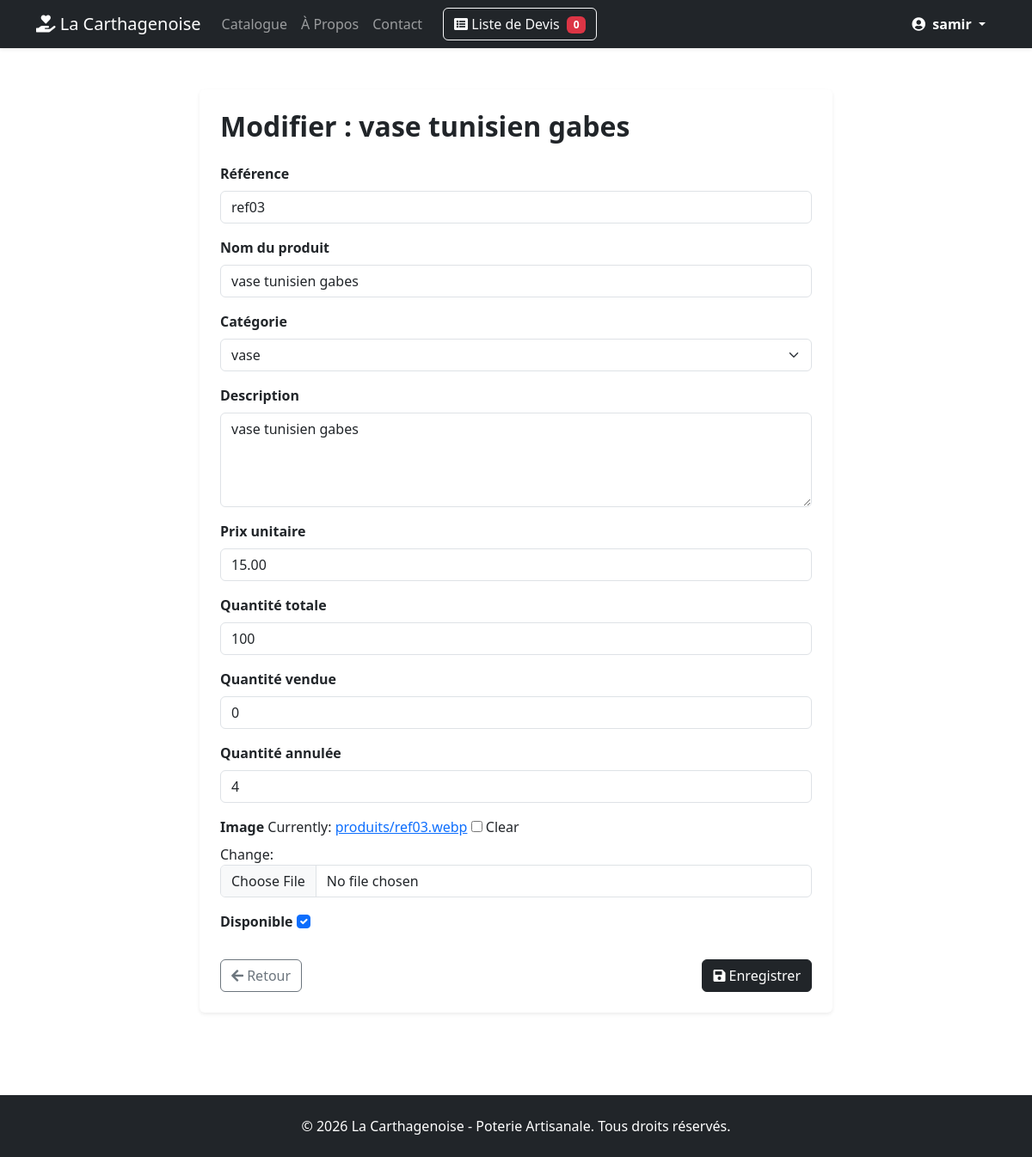
The app's page /gestion/produits/3/modifier/ (signed in), older data.
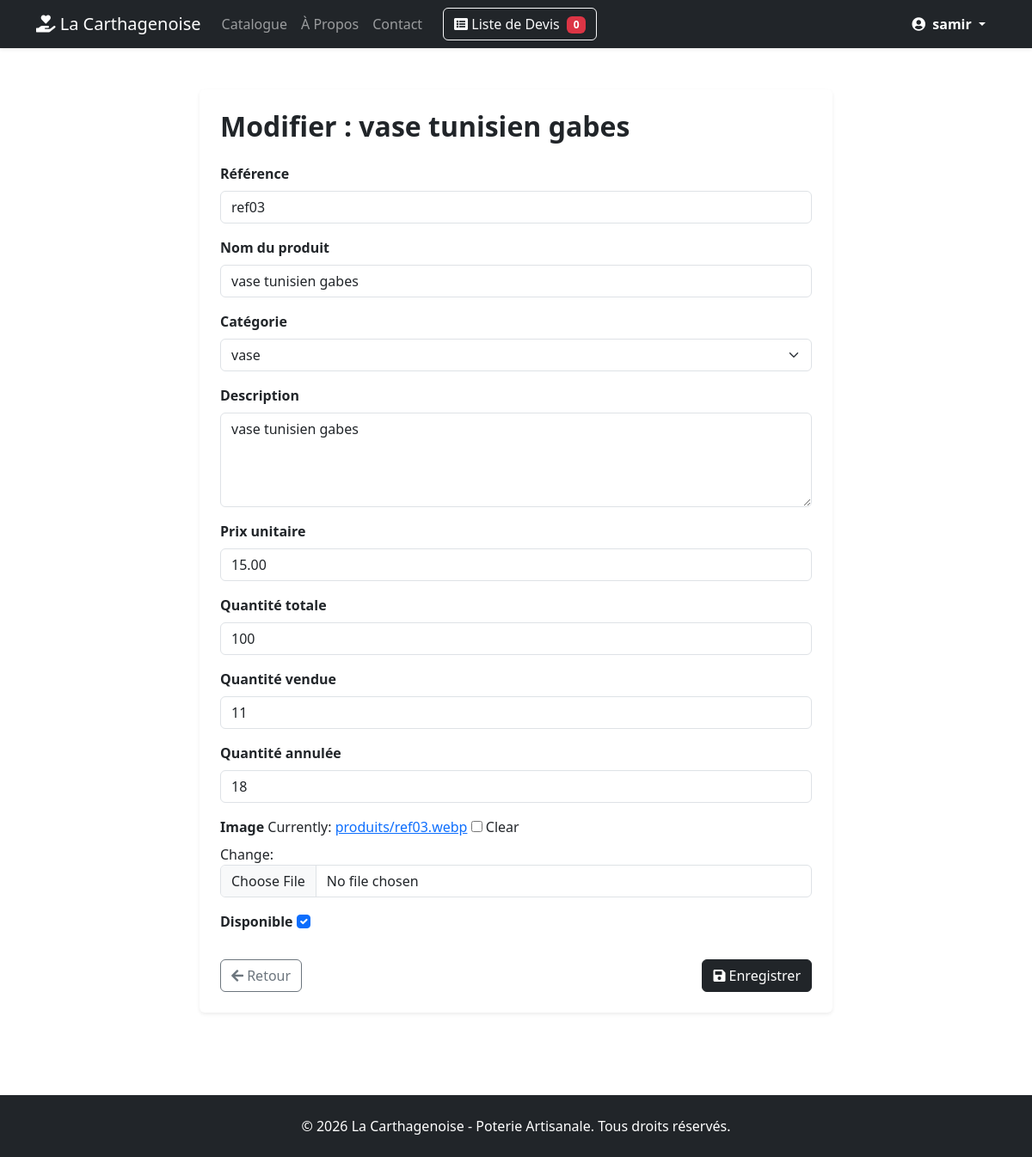
The same page, newer data.
### catalogue/models.py (models this page shows, shortened)
class Produit(models.Model):
    categorie = models.ForeignKey(
        Categorie,
        on_delete=models.CASCADE,
        related_name='produits',
        verbose_name="Catégorie",
    )
    reference = models.CharField(max_length=50, unique=True, verbose_name="Référence")
    nom = models.CharField(max_length=200, verbose_name="Nom du produit")
    description = models.TextField(verbose_name="Description")
    prix = models.DecimalField(
        max_digits=10,
        decimal_places=2,
        null=True,
        blank=True,
        verbose_name="Prix unitaire",
    )
    image = models.ImageField(
        upload_to='produits/',
        null=True,
        blank=True,
        verbose_name="Image",
    )
    quantite_totale = models.PositiveIntegerField(
        default=0, verbose_name="Quantité totale"
    )
    quantite_vendue = models.PositiveIntegerField(
        default=0, verbose_name="Quantité vendue"
    )
    quantite_annulee = models.PositiveIntegerField(
        default=0, verbose_name="Quantité annulée"
    )
    disponible = models.BooleanField(default=True, verbose_name="Disponible")
    date_creation = models.DateTimeField(auto_now_add=True)
    class Meta:
        verbose_name = "Produit"
        verbose_name_plural = "Produits"
        ordering = ['-date_creation']

### catalogue/views.py (the view)
@staff_member_required(login_url='utilisateur:login')
def modifier_produit(request, produit_id):
    produit = get_object_or_404(Produit, id=produit_id)
    if request.method == 'POST':
        form = ProduitForm(request.POST, request.FILES, instance=produit)
        if form.is_valid():
            produit = form.save()
            messages.success(
                request, f"Le produit '{produit.nom}' a été mis à jour.")
            return redirect('catalogue:admin_produits')
    else:
        form = ProduitForm(instance=produit)
    context = {
        'form': form,
        'produit': produit,
        'titre': f'Modifier : {produit.nom}',
        'bouton_texte': 'Mettre à jour',
    }
    return render(request, 'catalogue/form_produit.html', context)

### catalogue/models.py (called while the page is built)
    def __str__(self):
        return self.nom

### devis/templatetags/devis_extras.py (called while the page is built)
@register.simple_tag(takes_context=True)
def devis_count(context):
    request = context['request']
    devis_panier = request.session.get(DEVIS_SESSION_KEY)
    if devis_panier:
        return len(devis_panier)
    return 0

### catalogue/templates/catalogue/form_produit.html (shortened to what this page needs)
{% extends 'base.html' %}
{% block content %}
<div class="row justify-content-center my-4">
    <div class="col-md-8">
        <div class="card shadow-sm border-0">
            <div class="card-body p-4">
                <h2 class="fw-bold mb-4">{{ titre }}</h2>
                <form method="post" enctype="multipart/form-data">
                    {% for field in form %}
                        <div class="mb-3">
                            <label for="{{ field.id_for_label }}" class="form-label fw-bold">{{ field.label }}</label>
                            {{ field }}
                        </div>
                    {% endfor %}
                    <div class="d-flex justify-content-between mt-4">
                        <a href="{% url 'catalogue:admin_produits' %}" class="btn btn-outline-secondary">
                            <i class="fas fa-arrow-left"></i> Retour
                        </a>
                        <button type="submit" class="btn btn-dark">
                            <i class="fas fa-save"></i> Enregistrer
                        </button>
                    </div>
                </form>
            </div>
        </div>
    </div>
</div>
{% endblock %}

Row changes from the older to the newer data that the page shows:
changed Produit "ref03": quantite_vendue "0" → "11"; quantite_annulee "4" → "18"
